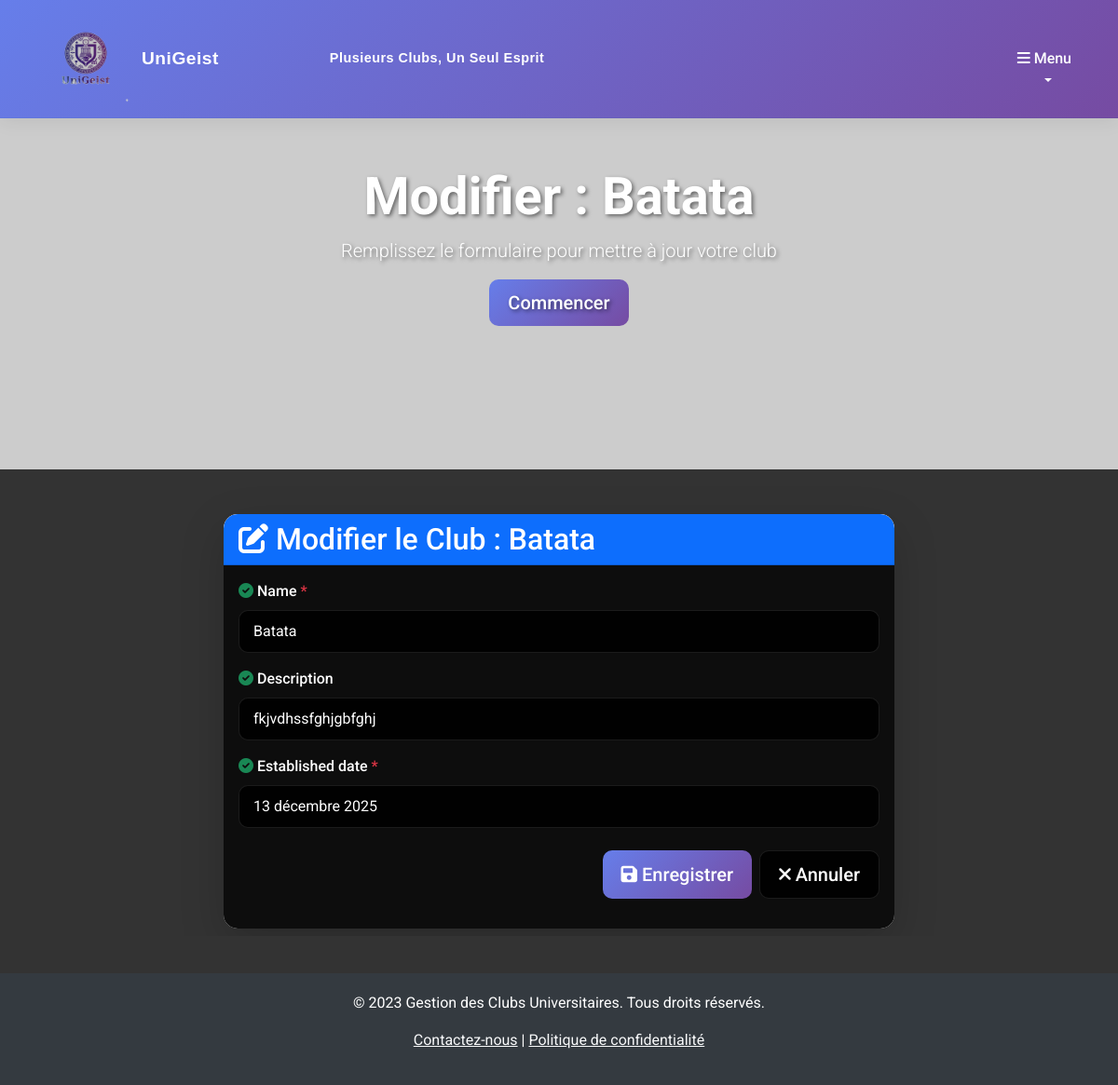
The page /club/update/1/ on the database its author committed.
### clubApp/models.py (models this page shows, shortened)
class Club(models.Model):
    validatorTitle = RegexValidator(
        regex=r'^[A-Za-z0-9\s]+$',
        message="This field should contain only alphanumeric characters and spaces."
    )
    club_id = models.AutoField(primary_key=True)
    name = models.CharField(max_length=100, validators=[validatorTitle])
    description = models.TextField(validators=[MinLengthValidator(10,"Description must be at least 10 characters long.")], blank=True, null=True)
    established_date = models.DateField()

### clubApp/views.py (the view)
# urls.py: path('update/<int:pk>/', ClubUpdateView.as_view(), name='club_update_view'),
class ClubUpdateView(UpdateView):
    model = Club
    form_class = ClubForm
    template_name = 'club/club_form.html'
    success_url = '/club/list/'

### clubApp/forms.py
class ClubForm(forms.ModelForm):
    class Meta:
        model = Club
        fields = ['name', 'description', 'established_date']
        widgets = {
            'established_date': forms.DateInput(attrs={'type': 'date'}),
            'description': forms.Textarea(attrs={'rows': 4, 'cols': 40,
                                                 'placeholder': 'Enter club description here...'}),
        }

### templates/club/club_form.html (shortened to what this page needs)
{% extends 'base.html' %}
{% block hero_title %}{% if object %}Modifier : {{ object.name }}{% else %}Créer un Nouveau Club{% endif %}{% endblock %}
{% block hero_subtitle %}Remplissez le formulaire pour {% if object %}mettre à jour{% else %}créer{% endif %} votre club{% endblock %}
{% block content %}
<div class="container my-5">
    <div class="row justify-content-center">
        <div class="col-md-8">
            <div class="card shadow-lg">
                <div class="card-header bg-primary text-white">
                    <h2 class="card-title mb-0">
                        <i class="fas fa-{% if object %}edit{% else %}plus{% endif %}"></i>
                        {% if object %}Modifier le Club : {{ object.name }}{% else %}Créer un Nouveau Club{% endif %}
                    </h2>
                </div>
                <div class="card-body">
                    <form method="post" class="needs-validation" novalidate>
                        {% for field in form %}
                        <div class="mb-3">
                            <label for="{{ field.id_for_label }}" class="form-label">
                                <i class="fas fa-check-circle text-success"></i> {{ field.label }}
                                {% if field.field.required %}
                                <span class="text-danger">*</span>
                                {% endif %}
                            </label>
                            {% if field.widget.input_type == "textarea" %}
                                <textarea
                                    class="form-control {% if field.errors %}is-invalid{% endif %}"
                                    id="{{ field.id_for_label }}"
                                    name="{{ field.name }}"
                                    rows="4"
                                    placeholder="{{ field.label }}">{{ field.value|default:"" }}</textarea>
                            {% else %}
                                <input
                                    type="{{ field.widget.input_type }}"
                                    class="form-control {% if field.errors %}is-invalid{% endif %}"
                                    id="{{ field.id_for_label }}"
                                    name="{{ field.name }}"
                                    value="{{ field.value|default:"" }}"
                                    placeholder="{{ field.label }}">
                            {% endif %}
                        </div>
                        {% endfor %}
                        <div class="d-grid gap-2 d-md-flex justify-content-md-end mt-4">
                            <button type="submit" class="btn btn-primary btn-lg">
                                <i class="fas fa-save"></i> Enregistrer
                            </button>
                            <a href="{% url 'club_list_view' %}" class="btn btn-secondary btn-lg">
                                <i class="fas fa-times"></i> Annuler
                            </a>
                        </div>
                    </form>
                </div>
            </div>
        </div>
    </div>
</div>
{% endblock %}

### static/css/style.css (style rules this page uses)
body { font-family: 'Roboto', sans-serif; background: #333333; color: #ffffff; min-height: 100vh; }
.form-control { background: rgba(0, 0, 0, 0.9); border: 1px solid rgba(255, 255, 255, 0.1); border-radius: 10px; padding: 10px 15px; font-size: 16px; transition: all 0.3s ease; color: #ffffff; }
.form-label { font-weight: 500; color: #ffffff; margin-bottom: 8px; }
.btn { border-radius: 10px; padding: 10px 20px; font-weight: 500; transition: all 0.3s ease; }
.btn-primary { background: linear-gradient(135deg, #667eea 0%, #764ba2 100%); border: none; }
.btn-secondary { background: rgba(0, 0, 0, 0.9); color: #ffffff; border: 1px solid rgba(255, 255, 255, 0.1); }
.card { border: none; border-radius: 15px; overflow: hidden; transition: transform 0.3s ease, box-shadow 0.3s ease; }
.card-header { border-radius: 15px 15px 0 0 !important; }
.card-body { background: rgba(0, 0, 0, 0.95); color: #ffffff; }
.text-primary, .text-danger, .text-success { font-weight: 600; }

### rows shown on the page
Club: name "Batata", name "Batata" "fkjvdhssfghjgbfghj" "13 décembre 2025"

### other values the page prints
{{ field.label }} "Name" "Description" "Established date"
